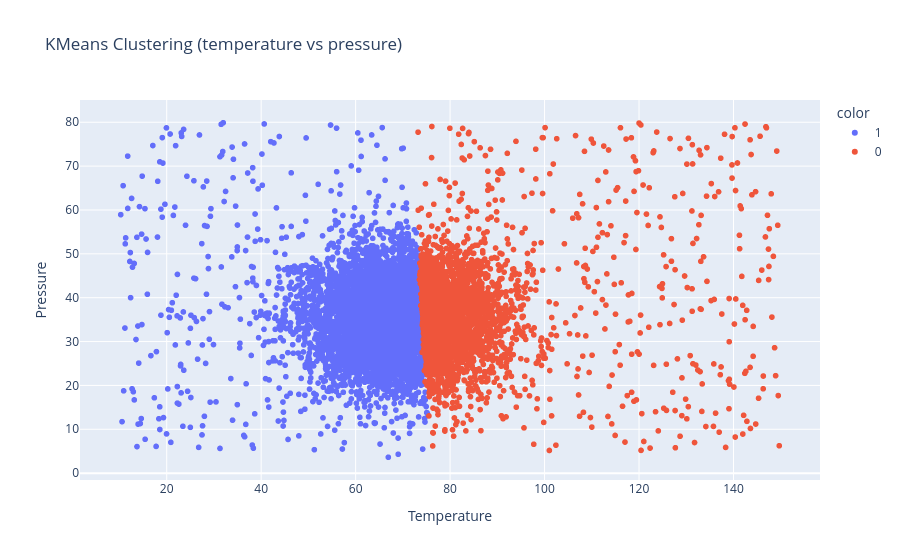

Source (notebook cell):
### Markdown cell above
**Phân cụm bằng KMeans**:
- Áp dụng **KMeans** với `n_clusters=2` để chia dữ liệu thành 2 nhóm.  
- Chọn 2 đặc trưng chính: **temperature** và **pressure** để trực quan hoá kết quả phân cụm.  
- Kết quả được biểu diễn bằng biểu đồ scatter, mỗi cụm có màu khác nhau để dễ so sánh.

### Code cell
kmeans = KMeans(n_clusters=2, random_state=42)
clusters = kmeans.fit_predict(X)

feature_x = 'temperature'
feature_y = 'pressure'

fig7 = px.scatter(
    X, 
    x=feature_x, 
    y=feature_y, 
    color=clusters.astype(str),  
    title=f"KMeans Clustering ({feature_x} vs {feature_y})",
    labels={feature_x: feature_x.capitalize(), feature_y: feature_y.capitalize()}
)

fig7.show()

### Figure 1 — Plotly figure (JSON) as saved in the notebook; plotly's stock layout.template omitted (floating-point values rounded to 4 significant figures; data arrays with more than 128 entries replaced by an {"elided": "..."} marker saying what was removed)
{"data": [{"hovertemplate": "color=1<br>Temperature=%{x}<br>Pressure=%{y}<extra></extra>", "legendgroup": "1", "marker": {"color": "#636efa", "symbol": "circle"}, "mode": "markers", "name": "1", "showlegend": true, "type": "scattergl", "x": {"elided": "4925 float values"}, "xaxis": "x", "y": {"elided": "4925 float values"}, "yaxis": "y"}, {"hovertemplate": "color=0<br>Temperature=%{x}<br>Pressure=%{y}<extra></extra>", "legendgroup": "0", "marker": {"color": "#EF553B", "symbol": "circle"}, "mode": "markers", "name": "0", "showlegend": true, "type": "scattergl", "x": {"elided": "2747 float values"}, "xaxis": "x", "y": {"elided": "2747 float values"}, "yaxis": "y"}], "layout": {"legend": {"title": {"text": "color"}, "tracegroupgap": 0}, "title": {"text": "KMeans Clustering (temperature vs pressure)"}, "xaxis": {"anchor": "y", "domain": [0, 1], "title": {"text": "Temperature"}}, "yaxis": {"anchor": "x", "domain": [0, 1], "title": {"text": "Pressure"}}}}
